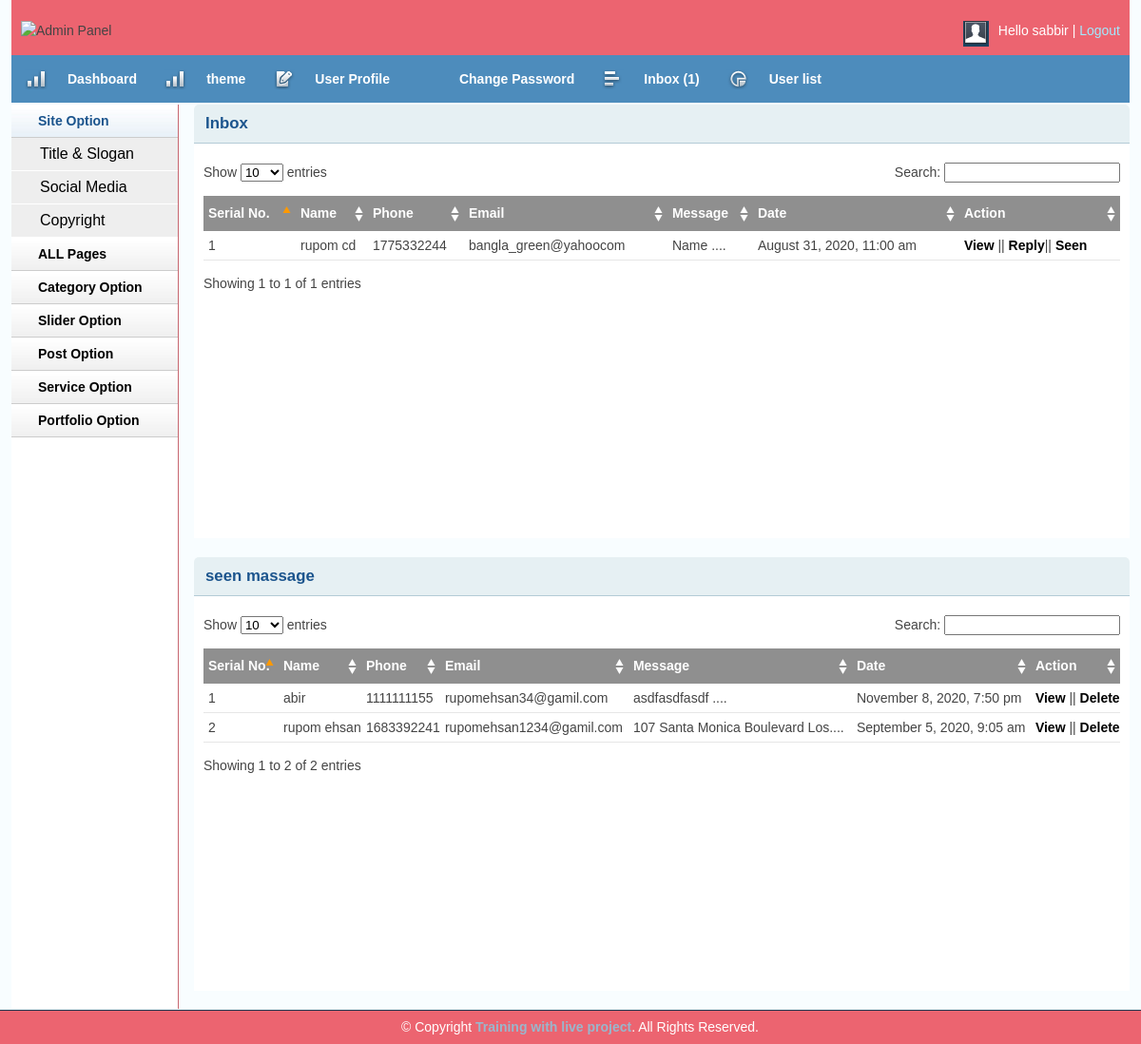
/Blog/admin/inbox.php (signed in), run on the app's committed database.
### tables this page shows
CREATE TABLE `tbl_contact` (
  `id` int(11) NOT NULL,
  `name` varchar(100) NOT NULL,
  `phone` int(13) NOT NULL,
  `email` varchar(50) NOT NULL,
  `body` text NOT NULL,
  `status` int(11) NOT NULL,
  `date` timestamp NOT NULL DEFAULT CURRENT_TIMESTAMP
);

### Blog/lib/Database.php (called while the page is built, shortened)
<?php
Class Database{
	public $host   = DB_HOST;
	public $user   = DB_USER;
	public $pass   = DB_PASS;
	public $dbname = DB_NAME;
	public $link;
	private function connectDB(){
	$this->link = new mysqli($this->host, $this->user, $this->pass, $this->dbname);
 }
	public function select($query){
		$result = $this->link->query($query) or die($this->link->error.__LINE__);
		if($result->num_rows > 0){
			return $result;
		} else {
			return false;
		}
	}
}

### Blog/helpers/formate.php (called while the page is built, shortened)
<?php
class Formate{
  public function formateDate($date){
   return date('F j, Y, g:i a', strtotime($date));
  }
  public function textShorten($text, $limit = 200){
  	$text = $text." ";
  	$text = substr($text, 0, $limit);
  	$text = $text."....";
  	return $text;
  }
}
?>

### Blog/admin/inbox.php (the view, shortened to what this page needs)
<?php include_once'inc/header.php';?>
<?php include_once'inc/sitebar.php';?>
        <div class="grid_10">
            <div class="box round first grid">
                <h2>Inbox</h2>
                <div class="block">
                    <table class="data display datatable" id="example">
					<thead>
						<tr>
							<th>Serial No.</th>
							<th>Name</th>
							<th>Phone</th>
							<th>Email</th>
							<th>Message</th>
							<th>Date</th>
							<th>Action</th>
						</tr>
					</thead>
					<tbody>
<?php
$query= "select * from tbl_contact where status='0' order by id desc ";
$msg = $db->select($query);
if ($msg) {
$i=0;
while ($result = $msg->fetch_assoc()) {
$i++;
?>
						<tr class="odd gradeX">
							<td><?php echo $i;?></td>
							<td><?php echo $result['name'];?></td>
							<td><?php echo $result['phone'];?></td>
							<td><?php echo $result['email'];?></td>
							<td><?php echo $fm->textShorten($result['body'],30);?></td>
							<td><?php echo $fm->formateDate($result['date']);?></td>
							<td>
							<a href="viewmsg.php?msgid=<?php echo $result['id'];?>">View</a> ||
							<a href="replymsg.php?msgid=<?php echo $result['id'];?>">Reply</a>||
							 <a onclick="return confirm('Are you send to to seen box ?')" href="?seenid=<?php echo $result['id'];?>">Seen
							</td>
<?php } } ?>
						</tr>
					</tbody>
				</table>
               </div>
            </div>
               <div class="box round first grid">
                <h2>seen massage</h2>
                <div class="block">
                          <table class="data display datatable" id="example">
					<thead>
						<tr>
							<th>Serial No.</th>
							<th>Name</th>
							<th>Phone</th>
							<th>Email</th>
							<th>Message</th>
							<th>Date</th>
							<th>Action</th>
						</tr>
					</thead>
					<tbody>
							<?php
							$query= "select * from tbl_contact where status='1' order by id desc ";
							$msg = $db->select($query);
							if ($msg) {
							$i=0;
							while ($result = $msg->fetch_assoc()) {
							$i++;
							?>
							<tr class="odd gradeX">
							<td><?php echo $i;?></td>
							<td><?php echo $result['name'];?></td>
							<td><?php echo $result['phone'];?></td>
							<td><?php echo $result['email'];?></td>
							<td><?php echo $fm->textShorten($result['body'],30);?></td>
							<td><?php echo $fm->formateDate($result['date']);?></td>
							<td>
							<a href="viewmsg.php?msgid=<?php echo $result['id'];?>">View</a> ||
							<a onclick="return confirm('Are you send to to seen box ?')" href="?delid=<?php echo $result['id'];?>">Delete</a>
							</td>
<?php } } ?>
						</tr>
					</tbody>
				</table>
               </div>
            </div>
        </div>
<?php include'inc/footer.php';?>

### Blog/admin/css/text.css (style rules this page uses)
body { font: 13px/1.5 Tahoma, Helvetica, Arial, 'Liberation Sans', FreeSans, sans-serif; }
h2 { font-size: 23px; }
p, dl, hr, h1, h2, h3, h4, h5, h6, ol, ul, pre, table, address, fieldset { margin-bottom: 20px; }

### Blog/admin/css/grid.css (style rules this page uses)
.grid_1, .grid_2, .grid_3, .grid_4, .grid_5, .grid_6, .grid_7, .grid_8, .grid_9, .grid_10, .grid_11, .grid_12, .grid_13, .grid_14, .grid_15, .grid_16 { display: inline; float: left; margin-left: 1%; margin-right: 1%; }
.container_12 .grid_10 { width: 81.333%; }

### Blog/admin/css/layout.css (style rules this page uses)
body { background: #fff none repeat scroll 0 0; color: #444; font-size: 14px; padding: 0; }
a { color: #000; font-weight:bold; text-decoration: none; }
h1, h2, h3, h4, h5, h6 { line-height:1.2em; margin-bottom:.3em; }
h2 { margin-top:1em; }
.box { background:#fff; margin-bottom:20px; padding:10px 10px 10px 10px; margin-left:-8px; }
.box.grid { padding-bottom:40px; }
.box.round { -moz-border-radius: 5px 5px 0px 0px; -webkit-border-radius: 5px 5px 0px 0px; border-radius: 5px 5px 0px 0px; }
.box h2 { font-size:1.2em; font-weight:bold; color:#1B548D; background:#E6F0F3; margin:-10px -10px 0 -10px; padding:10px 12px; border-bottom:1px solid #B3CBD6; -moz-border-radius: 5px 5px 0px 0px; -webkit-border-radius: 5px 5px 0px 0px; border-radius: 5px 5px 0px 0px; }
.box.first { min-height: 406px; }
.block { padding-top:20px; }
.block { padding-bottom:1px; }
table.display { margin: 0 auto; clear: both; width: 100%; }
.sorting_asc { background: #8f8f8f url(../img/table/sort_asc.png) no-repeat center right; padding:8px 5px; text-align:left; color:#fff; }
.sorting { background:#8f8f8f url(../img/table/sort_both.png) no-repeat center right; padding:8px 5px; text-align:left; color:#fff; }
tr.odd { height: 30px; line-height: 30px; border-bottom:1px solid #e6e6e6; }
tr.even { height: 30px; line-height: 30px; border-bottom:1px solid #e6e6e6; }
tr.odd td, tr.even td { padding-left:5px; }

### data on the page
tbl_contact: name "rupom cd", phone "1775332244", email "bangla_green@yahoocom", body "Name ....", date "August 31, 2020, 11:00 am"
tbl_contact: name "abir", phone "1111111155", email "rupomehsan34@gamil.com", body "asdfasdfasdf ....", date "November 8, 2020, 7:50 pm"
tbl_contact: name "rupom ehsan", phone "1683392241", email "rupomehsan1234@gamil.com", body "107 Santa Monica Boulevard Los....", date "September 5, 2020, 9:05 am"

### other printed values
Session::get('username') "sabbir"
$count "1"
